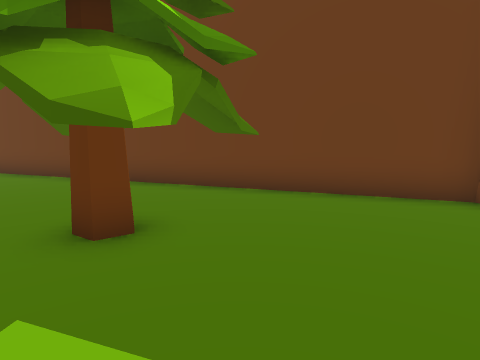
View 1 (above)

24 first-person views from a walk through a Unity game level. The camera is 1.2 m above the floor, tilts 8° down and sees 75° across. The floor is counted in squares, 1 m on a side. Each view is taken from the middle of a square. On the plan, view 1 faces up. The plan holds only what a view shows up to about 13 squares ahead; the rest is blank. The place goes on beyond the plan. The player is left out.

View 2
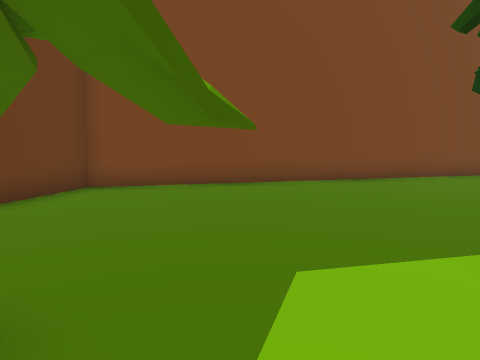

View 3
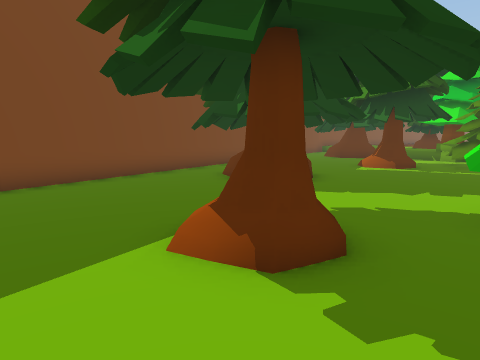

View 4
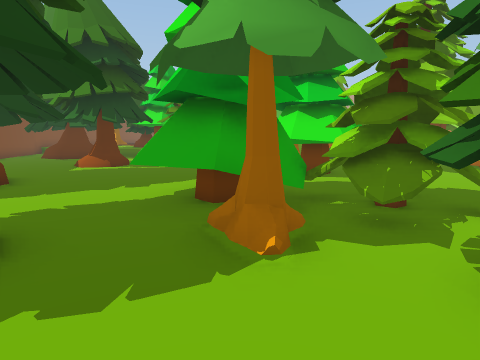

View 5
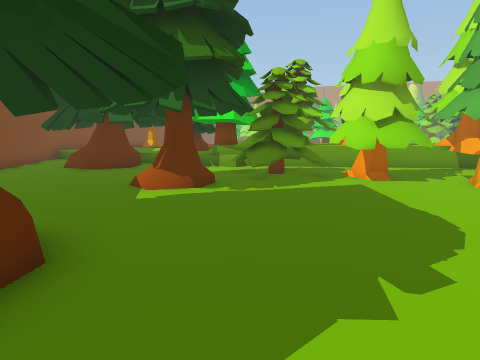

View 6
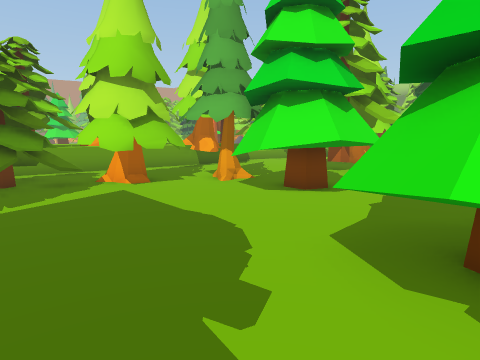

View 7
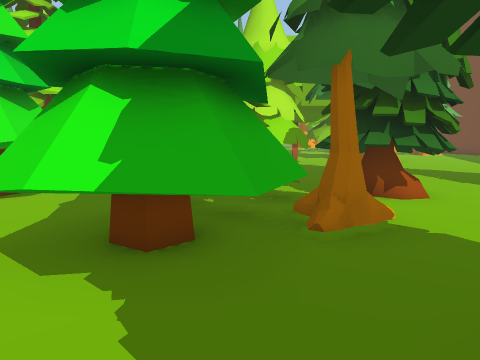

View 8
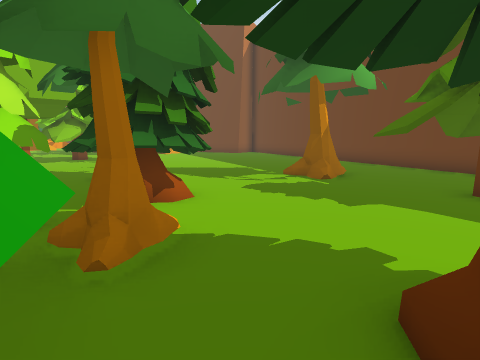

View 9
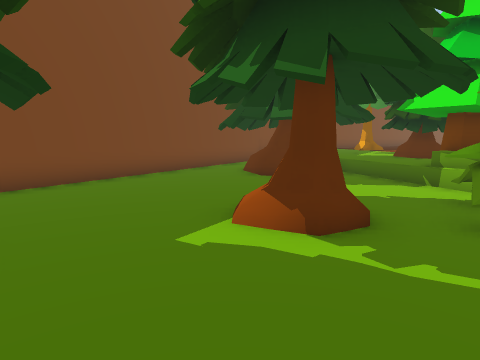

View 10
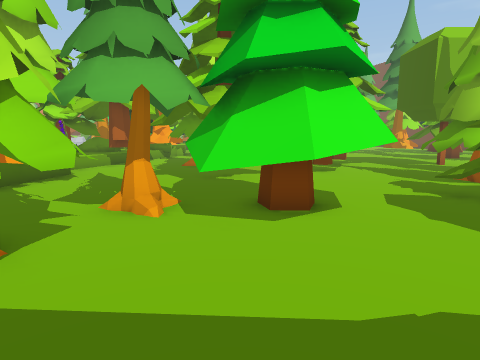

View 11
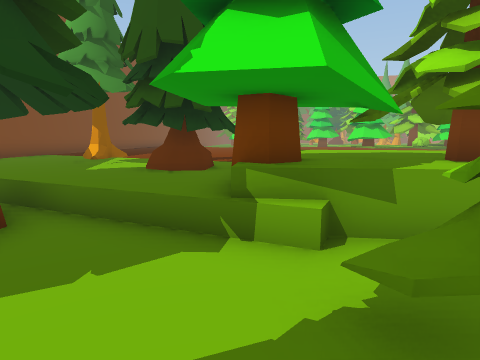

View 12
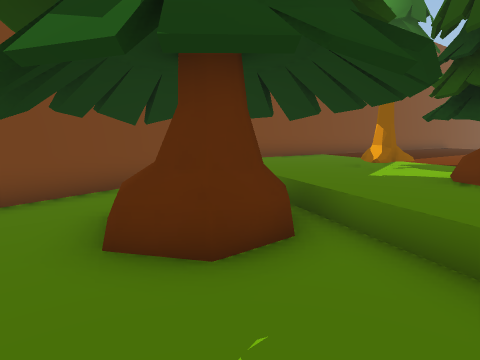

View 13
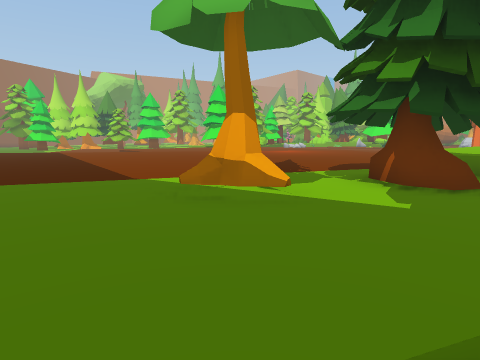

View 14
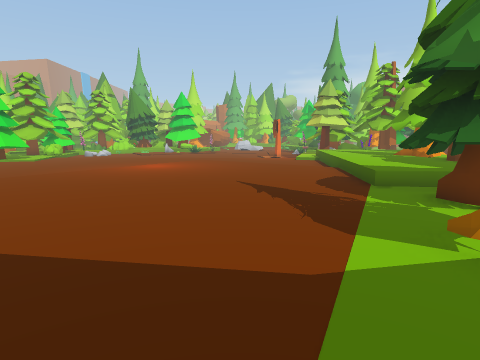

View 15
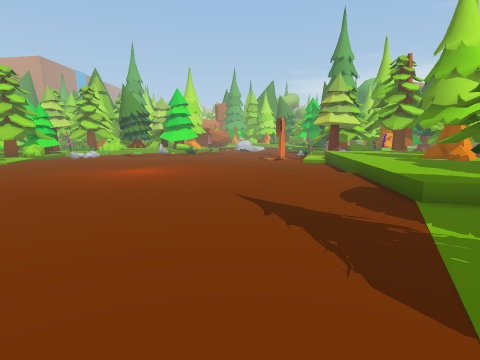

View 16
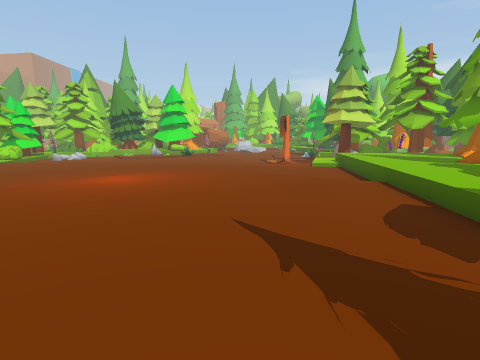

View 17
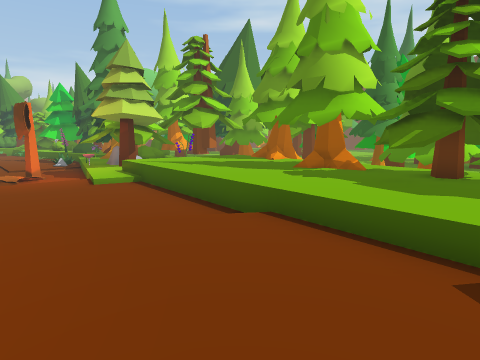

View 18
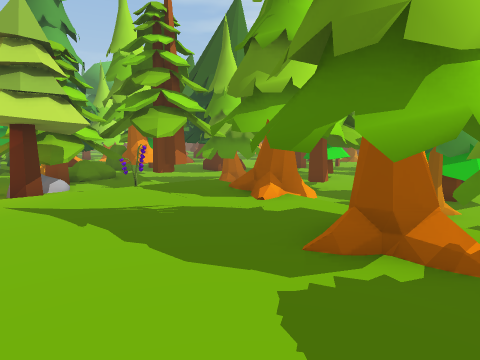

View 19
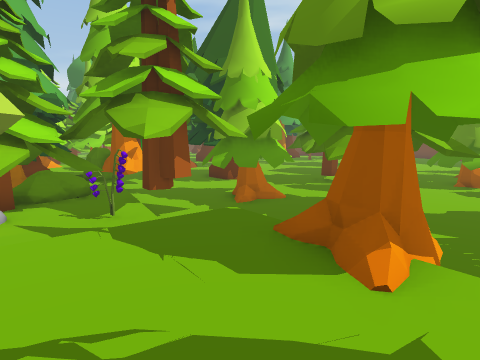

View 20
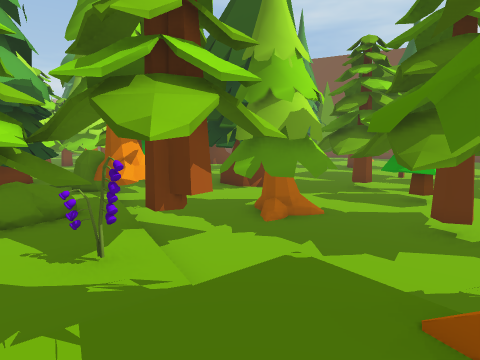

View 21
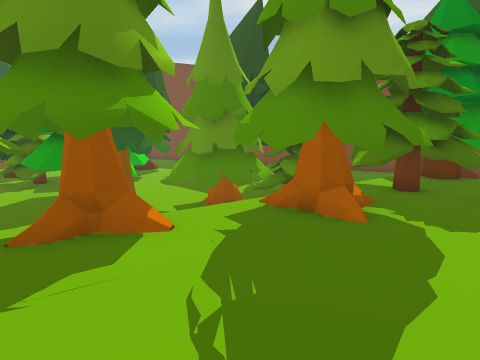

View 22
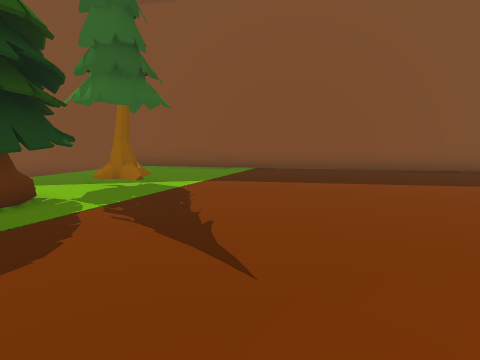

View 23
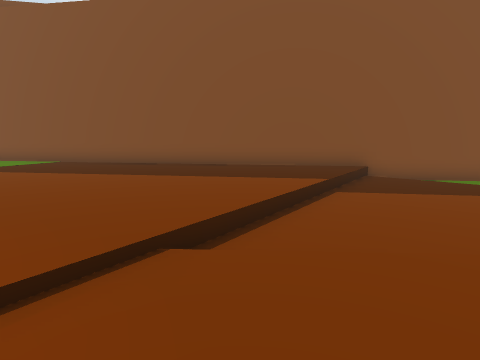

View 24
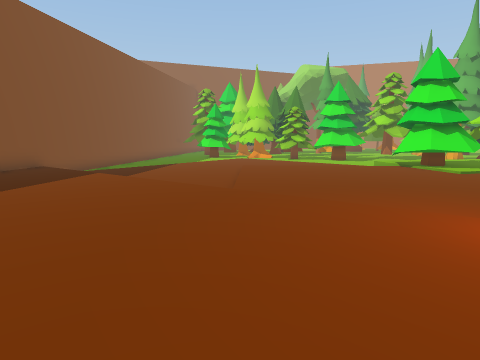

### Floor plan
Key: @ floor where view 1 was taken; # wall or solid block; x gap in a wall; . main floor; : floor 0.25 m higher than the main floor; + floor 0.5 m higher than the main floor; * floor 0.75 m higher than the main floor; / step, stairs or slope; = window, fence, low wall or low ledge; ^ raised ledge; O other object.
Columns run from 23 left of view 1 to 10 right of it. Each row starts with its distance up from view 1.
 10                ####
  9                 ..####
  8                 .....###
  7                  ......####
  6               .. ...O.....###
  5           .. ... O..OOOO....#
  4           ......OO..O#OO....#
  3           .........OO O.....#
  2            ..........OO.....##
  1               ...............#
  0         .... OO#OO.....@.....#
 -1         .....x.OOO....= .....#
 -2          O...OOOOO.O..OO.....#
 -3          ...OOOOO+OO.........##
 -4          O.. OOOOO OOO...OO...#
 -5           O..OOOOOOOOO..O.OOO.#
 -6        OO#  ....O  OO....O OO.#
 -7       O.OOOO ............OO O.#
 -8       O..O.OO...OOO.....O.O   ##
 -9     OOO.....OO.OOOO......OO....#
-10      O..  .OOO.OOOO...../......#
-11      ...OOOOOOOOOOO.....//.....#
-12   .. .. OOO.OO..OOOOO...OO.....#
-13   .O..  OOO.OO..OOOOOOO........##
-14 O  OOOO .##...OOO.OOOOOO........#
-15 O OOOOOO.O#.=OOOO..O.OOO...OOOO.#
-16   OO OO*O#OO OOO#O#^^O....OOOOO.#
-17    O OOOOOO+/*OOOOOO^^###O.OOOO.#
-18      O OOO++/****OOOOOOOOOOOOOO ##
-19        OOOO+/*****O*OO*OOOOOOO/. #
-20         OO++************OOO++++/ #
-21         ..////::////****OOOO+++++#
-22         O/. ::::::/++++++OO+O++++#
-23          /. ::::::/+++++++++++++##
-24             :::::/++++++++++++++#
-25               ::/+++++++++++++++#
-26                 ++++++++++++++++#
-27                /++++++++++++++++#
-28               ::/+++++++++++++++#
-29               ::::/+++++++++++++#
-30               :::::/+++++++++++##
-31               :::::::/+++++++++#
-32               ::::::::/++++++++#
-33               ::::::::///++++++#
-34               ::::::::/::/+++++#
-35               ::::::::/:::/++++#
-36               ::::::::/:::::/+##
-37              OO:::::::/::::::/#
-38             OOOO::::::/::::::/#

Where each view was taken, in squares from view 1:
view 1: 0 up, 0 right, facing up
view 2: 2 up, 3 left, facing right
view 3: 1 up, 3 left, facing down-right
view 4: 1 up, 4 left, facing down
view 5: 4 down, 0 right, facing down
view 6: 5 down, 0 right, facing down-left
view 7: 4 down, 0 right, facing left
view 8: 4 down, 1 left, facing up-left
view 9: 8 down, 1 left, facing down-right
view 10: 10 down, 1 left, facing left
view 11: 13 down, 1 right, facing down
view 12: 14 down, 2 right, facing down-right
view 13: 19 down, 8 right, facing down-left
view 14: 25 down, 8 right, facing left
view 15: 25 down, 6 right, facing left
view 16: 25 down, 4 right, facing left
view 17: 25 down, 1 left, facing up-left
view 18: 21 down, 4 left, facing up-left
view 19: 19 down, 7 left, facing up-left
view 20: 18 down, 9 left, facing up-left
view 21: 20 down, 10 left, facing up-right
view 22: 25 down, 3 left, facing right
view 23: 33 down, 4 left, facing right
view 24: 25 down, 1 left, facing down
